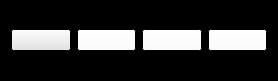
<?xml version="1.0" encoding="UTF-8"?>
<ui version="4.0">
 <class>chooseblack</class>
 <widget class="QDialog" name="chooseblack">
  <property name="geometry">
   <rect>
    <x>0</x>
    <y>0</y>
    <width>278</width>
    <height>81</height>
   </rect>
  </property>
  <property name="palette">
   <palette>
    <active>
     <colorrole role="Button">
      <brush brushstyle="SolidPattern">
       <color alpha="255">
        <red>255</red>
        <green>255</green>
        <blue>255</blue>
       </color>
      </brush>
     </colorrole>
     <colorrole role="Midlight">
      <brush brushstyle="SolidPattern">
       <color alpha="255">
        <red>255</red>
        <green>255</green>
        <blue>255</blue>
       </color>
      </brush>
     </colorrole>
     <colorrole role="Base">
      <brush brushstyle="SolidPattern">
       <color alpha="255">
        <red>255</red>
        <green>255</green>
        <blue>255</blue>
       </color>
      </brush>
     </colorrole>
     <colorrole role="Window">
      <brush brushstyle="SolidPattern">
       <color alpha="255">
        <red>0</red>
        <green>0</green>
        <blue>0</blue>
       </color>
      </brush>
     </colorrole>
     <colorrole role="Shadow">
      <brush brushstyle="SolidPattern">
       <color alpha="255">
        <red>255</red>
        <green>255</green>
        <blue>255</blue>
       </color>
      </brush>
     </colorrole>
     <colorrole role="Highlight">
      <brush brushstyle="SolidPattern">
       <color alpha="255">
        <red>0</red>
        <green>0</green>
        <blue>0</blue>
       </color>
      </brush>
     </colorrole>
    </active>
    <inactive>
     <colorrole role="Button">
      <brush brushstyle="SolidPattern">
       <color alpha="255">
        <red>255</red>
        <green>255</green>
        <blue>255</blue>
       </color>
      </brush>
     </colorrole>
     <colorrole role="Midlight">
      <brush brushstyle="SolidPattern">
       <color alpha="255">
        <red>255</red>
        <green>255</green>
        <blue>255</blue>
       </color>
      </brush>
     </colorrole>
     <colorrole role="Base">
      <brush brushstyle="SolidPattern">
       <color alpha="255">
        <red>255</red>
        <green>255</green>
        <blue>255</blue>
       </color>
      </brush>
     </colorrole>
     <colorrole role="Window">
      <brush brushstyle="SolidPattern">
       <color alpha="255">
        <red>0</red>
        <green>0</green>
        <blue>0</blue>
       </color>
      </brush>
     </colorrole>
     <colorrole role="Shadow">
      <brush brushstyle="SolidPattern">
       <color alpha="255">
        <red>255</red>
        <green>255</green>
        <blue>255</blue>
       </color>
      </brush>
     </colorrole>
     <colorrole role="Highlight">
      <brush brushstyle="SolidPattern">
       <color alpha="255">
        <red>0</red>
        <green>0</green>
        <blue>0</blue>
       </color>
      </brush>
     </colorrole>
    </inactive>
    <disabled>
     <colorrole role="Button">
      <brush brushstyle="SolidPattern">
       <color alpha="255">
        <red>255</red>
        <green>255</green>
        <blue>255</blue>
       </color>
      </brush>
     </colorrole>
     <colorrole role="Midlight">
      <brush brushstyle="SolidPattern">
       <color alpha="255">
        <red>255</red>
        <green>255</green>
        <blue>255</blue>
       </color>
      </brush>
     </colorrole>
     <colorrole role="Base">
      <brush brushstyle="SolidPattern">
       <color alpha="255">
        <red>0</red>
        <green>0</green>
        <blue>0</blue>
       </color>
      </brush>
     </colorrole>
     <colorrole role="Window">
      <brush brushstyle="SolidPattern">
       <color alpha="255">
        <red>0</red>
        <green>0</green>
        <blue>0</blue>
       </color>
      </brush>
     </colorrole>
     <colorrole role="Shadow">
      <brush brushstyle="SolidPattern">
       <color alpha="255">
        <red>255</red>
        <green>255</green>
        <blue>255</blue>
       </color>
      </brush>
     </colorrole>
     <colorrole role="Highlight">
      <brush brushstyle="SolidPattern">
       <color alpha="255">
        <red>124</red>
        <green>126</green>
        <blue>122</blue>
       </color>
      </brush>
     </colorrole>
    </disabled>
   </palette>
  </property>
  <property name="windowTitle">
   <string>Dialog</string>
  </property>
  <layout class="QHBoxLayout" name="horizontalLayout_2">
   <item>
    <layout class="QHBoxLayout" name="horizontalLayout">
     <item>
      <widget class="QPushButton" name="bhorsebutton">
       <property name="palette">
        <palette>
         <active>
          <colorrole role="Button">
           <brush brushstyle="SolidPattern">
            <color alpha="255">
             <red>255</red>
             <green>255</green>
             <blue>255</blue>
            </color>
           </brush>
          </colorrole>
         </active>
         <inactive>
          <colorrole role="Button">
           <brush brushstyle="SolidPattern">
            <color alpha="255">
             <red>255</red>
             <green>255</green>
             <blue>255</blue>
            </color>
           </brush>
          </colorrole>
         </inactive>
         <disabled>
          <colorrole role="Button">
           <brush brushstyle="SolidPattern">
            <color alpha="255">
             <red>255</red>
             <green>255</green>
             <blue>255</blue>
            </color>
           </brush>
          </colorrole>
         </disabled>
        </palette>
       </property>
       <property name="text">
        <string/>
       </property>
       <property name="icon">
        <iconset resource="img.qrc">
         <normaloff>:/img/img/bhorse.png</normaloff>:/img/img/bhorse.png</iconset>
       </property>
       <property name="iconSize">
        <size>
         <width>48</width>
         <height>55</height>
        </size>
       </property>
      </widget>
     </item>
     <item>
      <widget class="QPushButton" name="bbishopbutton">
       <property name="palette">
        <palette>
         <active>
          <colorrole role="Button">
           <brush brushstyle="SolidPattern">
            <color alpha="255">
             <red>255</red>
             <green>255</green>
             <blue>255</blue>
            </color>
           </brush>
          </colorrole>
         </active>
         <inactive>
          <colorrole role="Button">
           <brush brushstyle="SolidPattern">
            <color alpha="255">
             <red>255</red>
             <green>255</green>
             <blue>255</blue>
            </color>
           </brush>
          </colorrole>
         </inactive>
         <disabled>
          <colorrole role="Button">
           <brush brushstyle="SolidPattern">
            <color alpha="255">
             <red>255</red>
             <green>255</green>
             <blue>255</blue>
            </color>
           </brush>
          </colorrole>
         </disabled>
        </palette>
       </property>
       <property name="text">
        <string/>
       </property>
       <property name="icon">
        <iconset resource="img.qrc">
         <normaloff>:/img/img/bbishop.png</normaloff>:/img/img/bbishop.png</iconset>
       </property>
       <property name="iconSize">
        <size>
         <width>48</width>
         <height>55</height>
        </size>
       </property>
      </widget>
     </item>
     <item>
      <widget class="QPushButton" name="btowerbutton">
       <property name="palette">
        <palette>
         <active>
          <colorrole role="Button">
           <brush brushstyle="SolidPattern">
            <color alpha="255">
             <red>255</red>
             <green>255</green>
             <blue>255</blue>
            </color>
           </brush>
          </colorrole>
         </active>
         <inactive>
          <colorrole role="Button">
           <brush brushstyle="SolidPattern">
            <color alpha="255">
             <red>255</red>
             <green>255</green>
             <blue>255</blue>
            </color>
           </brush>
          </colorrole>
         </inactive>
         <disabled>
          <colorrole role="Button">
           <brush brushstyle="SolidPattern">
            <color alpha="255">
             <red>255</red>
             <green>255</green>
             <blue>255</blue>
            </color>
           </brush>
          </colorrole>
         </disabled>
        </palette>
       </property>
       <property name="text">
        <string/>
       </property>
       <property name="icon">
        <iconset resource="img.qrc">
         <normaloff>:/img/img/btower.png</normaloff>:/img/img/btower.png</iconset>
       </property>
       <property name="iconSize">
        <size>
         <width>48</width>
         <height>55</height>
        </size>
       </property>
      </widget>
     </item>
     <item>
      <widget class="QPushButton" name="bqueenbutton">
       <property name="palette">
        <palette>
         <active>
          <colorrole role="Button">
           <brush brushstyle="SolidPattern">
            <color alpha="255">
             <red>255</red>
             <green>255</green>
             <blue>255</blue>
            </color>
           </brush>
          </colorrole>
         </active>
         <inactive>
          <colorrole role="Button">
           <brush brushstyle="SolidPattern">
            <color alpha="255">
             <red>255</red>
             <green>255</green>
             <blue>255</blue>
            </color>
           </brush>
          </colorrole>
         </inactive>
         <disabled>
          <colorrole role="Button">
           <brush brushstyle="SolidPattern">
            <color alpha="255">
             <red>255</red>
             <green>255</green>
             <blue>255</blue>
            </color>
           </brush>
          </colorrole>
         </disabled>
        </palette>
       </property>
       <property name="text">
        <string/>
       </property>
       <property name="icon">
        <iconset resource="img.qrc">
         <normaloff>:/img/img/bqueen.png</normaloff>:/img/img/bqueen.png</iconset>
       </property>
       <property name="iconSize">
        <size>
         <width>48</width>
         <height>55</height>
        </size>
       </property>
      </widget>
     </item>
    </layout>
   </item>
  </layout>
 </widget>
 <resources>
  <include location="img.qrc"/>
 </resources>
 <connections/>
</ui>
